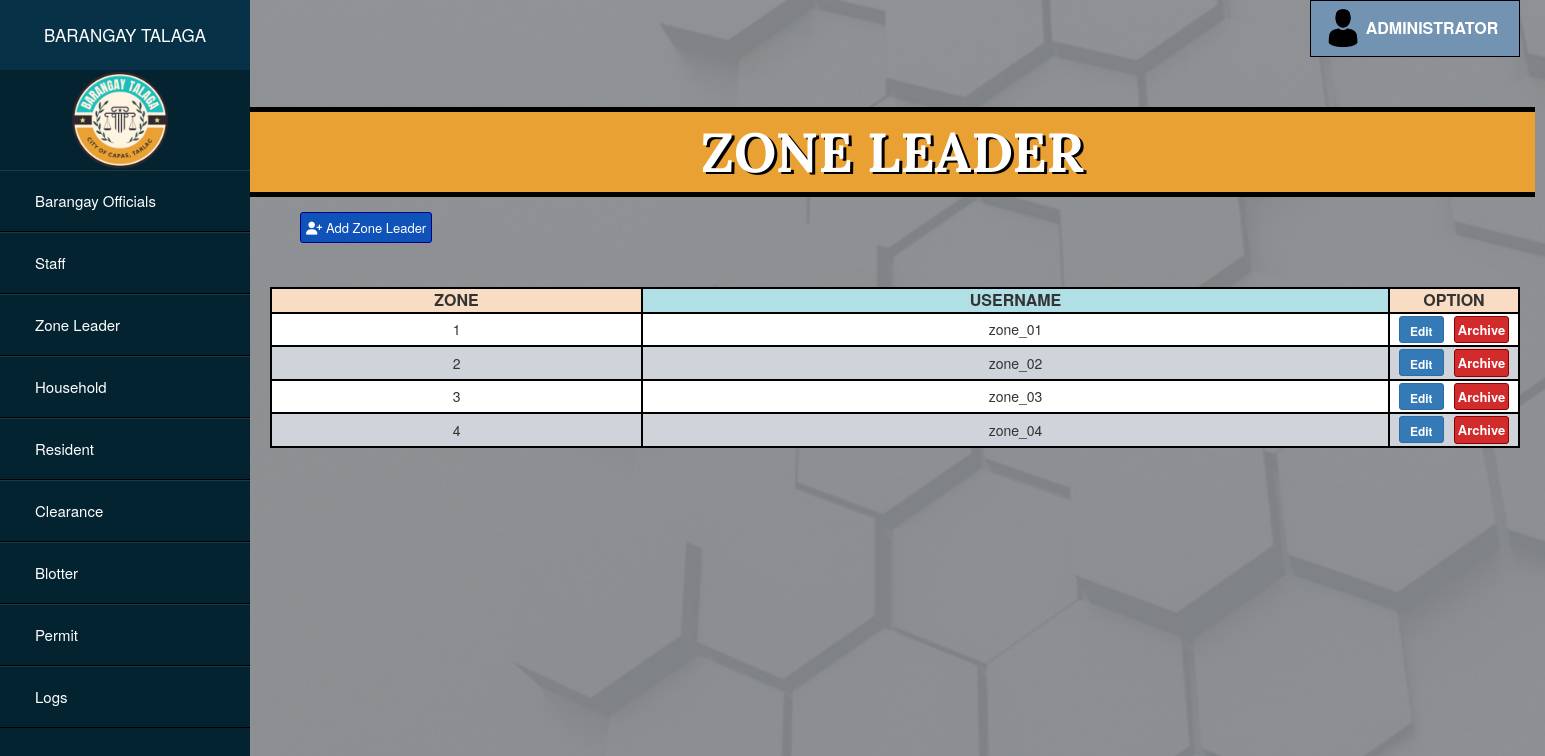
The app's page /admin/zone_leader.php with its own data.
### tables this page shows
CREATE TABLE `zone` (
  `id` int(11) NOT NULL,
  `zone` varchar(11) NOT NULL,
  `username` varchar(50) NOT NULL,
  `password` varchar(50) NOT NULL,
  `Type` varchar(50) NOT NULL
);

### admin/zone_leader.php (the view, shortened to what this page needs)
<?php
$link = mysqli_connect("localhost", "root", "", "barangaydb");
?>
<!DOCTYPE html>
<html lang="en" dir="ltr">
    <head>
        <link rel="stylesheet" href="../css/zone.css">
        <link rel="stylesheet" href="https://maxcdn.bootstrapcdn.com/bootstrap/3.4.1/css/bootstrap.min.css">
</head>
<body style="background-image: url(../images/main.png); background-repeat: no-repeat; background-size: cover;">
    <div class="sidebar">
        <header>BARANGAY TALAGA</header>
        <img src="../images/logo.png">
        <ul>
            <li><a href="officials.php">Barangay Officials</a></li>
            <li><a href="staff.php">Staff</a></li>
            <li><a href="zone_leader.php">Zone Leader</a></li>
            <li><a href="household.php">Household</a></li>
            <li><a href="residents.php">Resident</a></li>
            <li><a href="clearance.php">Clearance</a></li>
            <li><a href="blotter.php">Blotter</a></li>
            <li><a href="permit.php">Permit</a></li>
            <li><a href="logs.php">Logs</a></li>
        </ul>
    </div>
          <div class="dropdown">
          <img src="../images/person.png">
          <button onclick="myFunction()" class="dropbtn" >ADMINISTRATOR</button>
        </div>
    <div>
    <div class="header">
        <h1>ZONE LEADER</h1>
    </div>
    <div class="add-delete">
        <a href="addform_zoneleader.php"><button class="btn btn-primary btn-sm" id="add" ><i class="fa fa-user-plus" aria-hidden="true"></i> Add Zone Leader</button></a>
    </div>
    <div class="grid">
        <form method="post">
        <table class="table-box">
            <thead>
                <tr>
                    <th style="background-color: #f9dcc4; text-align: center;">ZONE</th>
                    <th style="background-color: powderblue; text-align: center;">USERNAME</th>
                    <th style="width: 130px !important; background-color: #f9dcc4; text-align: center;">OPTION</th>
                </tr>
            </thead>
            <tbody>
                <?php
                    $sql = mysqli_query($link, "select * from zone where Type ='active'");
                    while($row = mysqli_fetch_array($sql))
                    {
                        echo'
                        <tr>;';
                                $id = $row['id'];
                                $name = $row['zone'];
                                $username = $row['username'];
                                $password = $row['password'];
                                $Type = $row['Type'];
                        echo '
                            <td>' .$row['zone'].  '</td>
                            <td>' .$row['username']. '</td>
                            <td style="text-align: center; padding: 2px;">';
                                echo "<button type='submit' class='btn btn-primary btn-sm' id='edit'><a href='updateform_zone.php?id=$id&zone=$name&username=$username&password=$password' style='color:white';>
                                Edit</a></button>";
                                echo "<button type='submit' class='btn btn-danger btn-sm' id='archive'>
                                <a href='archive_zone.php?id=$id&Type=$Type' style='color:white';>
                                Archive</a></button>";
                           echo '</td>
                        </tr>';
                            }
                    ?>
            </tbody>
        </table>
        </form>
    </div>
</div>
</body>
</html>

### css/zone.css (style rules this page uses)
body { font-family: 'Roboto', sans-serif; }
* { margin: 0; padding: 0; list-style: none; text-decoration: none; }
.sidebar { position: absolute; width: 250px; height: 100%; background: #042331; }
.sidebar header { font-size: 17px; color: white; text-align: center; line-height: 70px; background: #063146; user-select: none; }
.sidebar ul a { display: block; height: 100%; width: 100%; line-height: 60px; font-size: 15px; color: white; padding-left: 35px; box-sizing: border-box; border-top: 1px solid rgba(255,255,255,.1); border-bottom: 1px solid black; }
img { width: 100px; margin-left: 70px; }
.header { position: absolute; width: 1285px; margin-left: 250px; margin-top: 50px; border-top: 5px solid black; border-bottom: 5px solid black; padding-top: 20px; padding-bottom: 20px; text-align: center; background-color: #E9A134; }
.header h1 { font-size: 55px; margin-top: -10px; margin-bottom: -10px; font-weight: bolder; font-family: 'Lora', serif; color: white; text-shadow: 3px 2px black; }
.add-delete { position: absolute; margin-left: 300px; margin-top: 155px; }
#add { background-color: #0F52BA; border-color: darkblue; padding: 5px; color: white; font-size: 13px; }
#archive { background-color: #D22B2B; border-color: darkred; padding: 3px; color: white; font-weight: bolder; font-size: 13px; margin-left: 10px; }
th, td { border: 2px solid black; padding: 10px; text-align: center; }
th { font-size: 16px; }
tr:nth-child(odd) { background-color: white; }
tr:nth-child(even) { background-color: #ced4da; }
.table-box { position: absolute; margin-left: 270px; margin-top: 210px; width: 1250px; }
.dropbtn { background-color: #7393B3; color: white; padding: 16px; font-size: 16px; border: none; cursor: pointer; width: 210px; padding-left: 50px; font-weight: bolder; border: 1px solid black; }
.dropdown { position: relative; display: inline-block; margin-left: 1310px; }
.dropdown img { position: absolute; display: inline-block; margin-left: 13px; margin-top: 8px; height: 40px; width: 40px; }
#edit { width: 45px; font-weight: bolder; height: 27px; }
h1 { margin-top: -10px; color: black; margin-left: 20px; }

### records on screen
zone: zone "1", username "zone_01"
zone: zone "2", username "zone_02"
zone: zone "3", username "zone_03"
zone: zone "4", username "zone_04"
